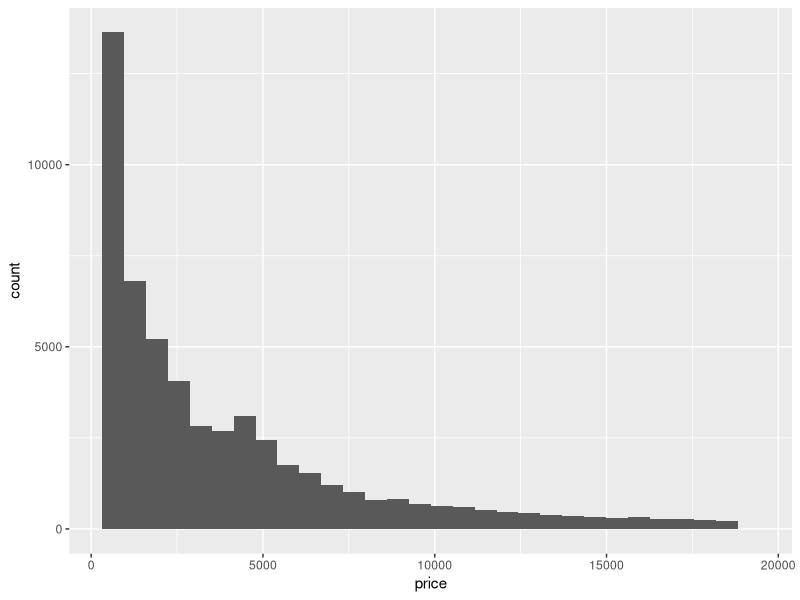
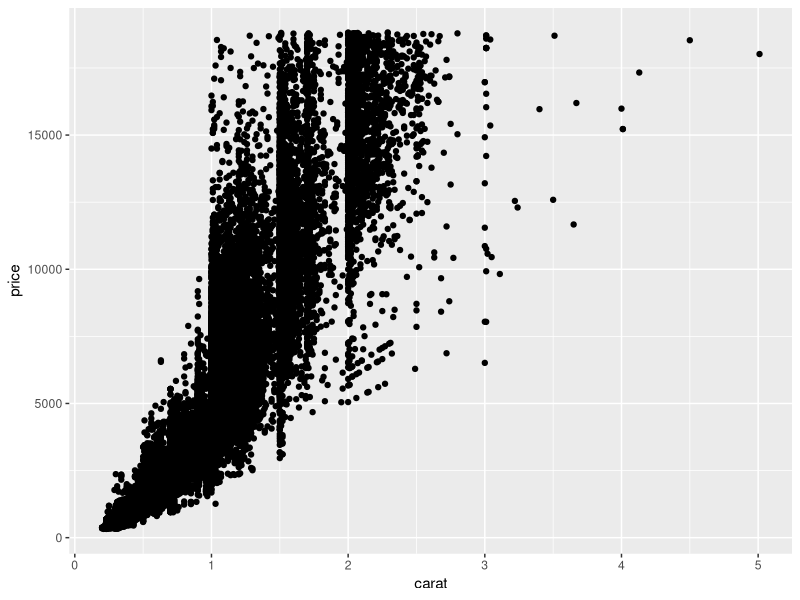
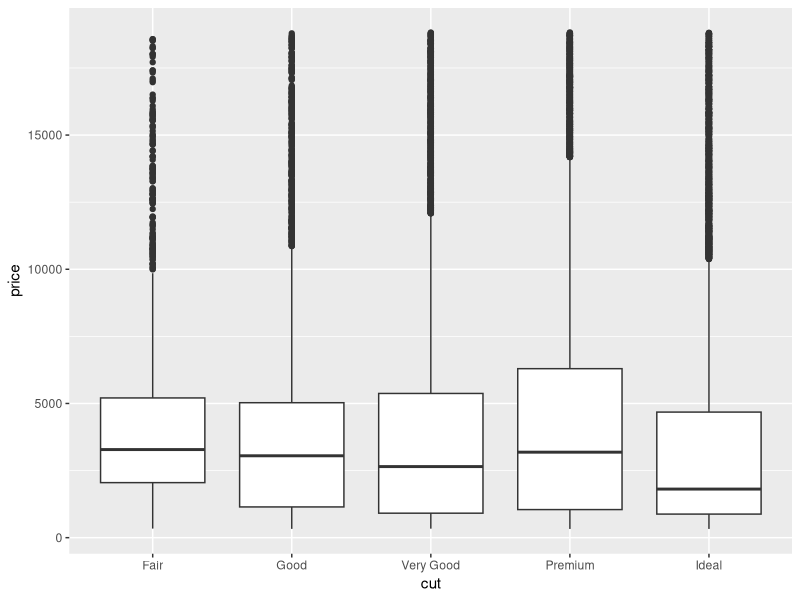
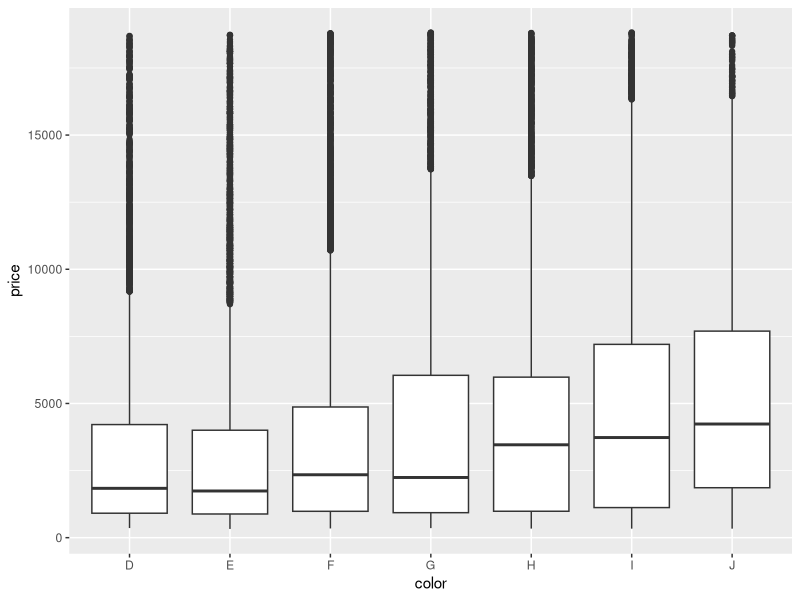
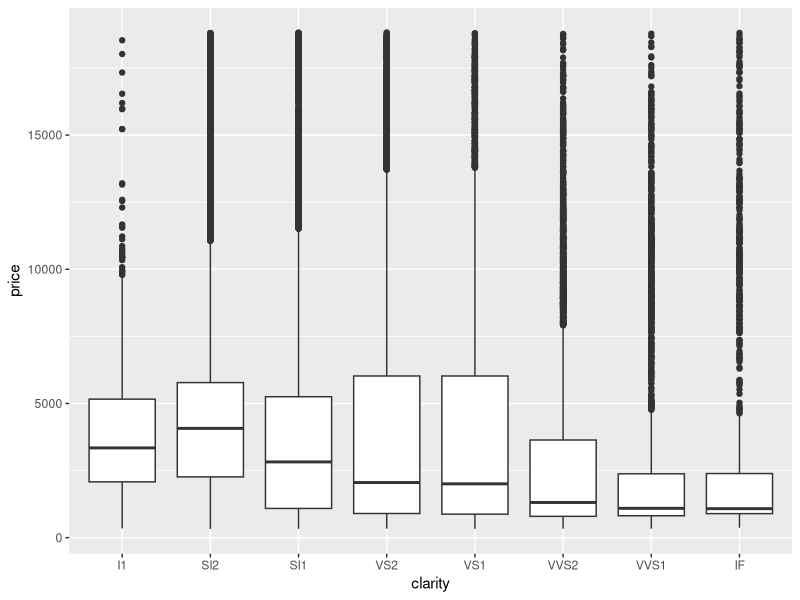
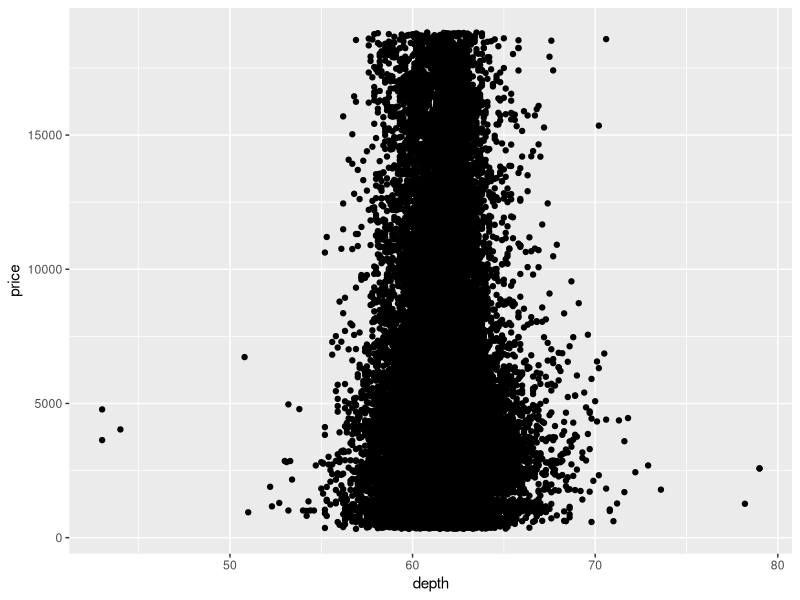
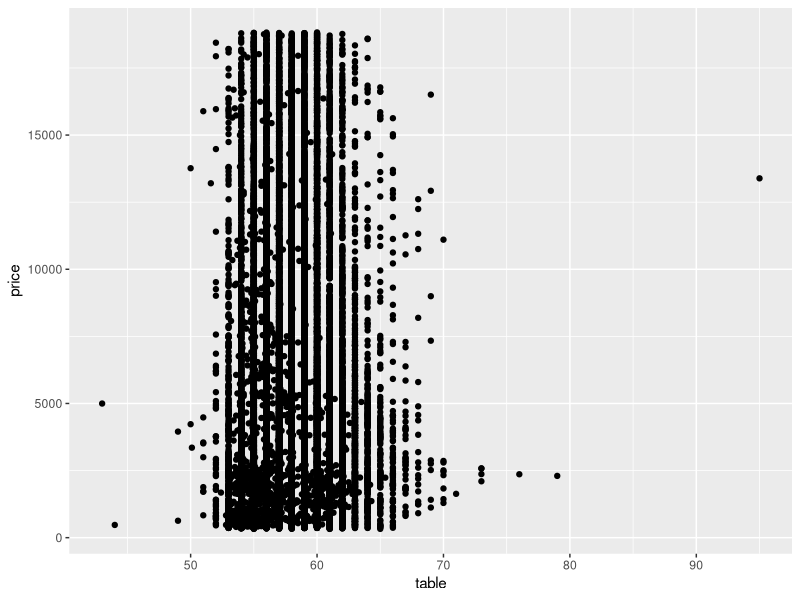
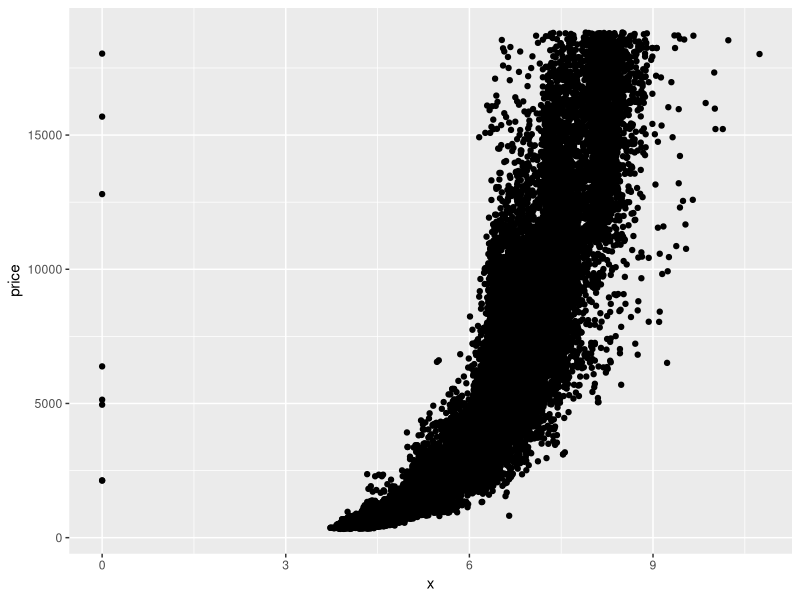

These charts were generated, in order, by the following R code:
## ---- chunk 1
knitr::opts_chunk$set(
  collapse = TRUE,
  comment = "#>"
)
## ---- chunk 2
library(ggplot2)
summary(diamonds)
## ---- chunk 3
ggplot(diamonds, aes(x=price)) + geom_histogram()

ggplot(diamonds, aes(x=carat, y=price)) + geom_point()

ggplot(diamonds, aes(cut, price)) + 
  geom_boxplot()

ggplot(diamonds, aes(color, price)) + 
  geom_boxplot()

ggplot(diamonds, aes(clarity, price)) + 
  geom_boxplot()

ggplot(diamonds, aes(x=depth, y=price)) + geom_point()

ggplot(diamonds, aes(x=table, y=price)) + geom_point()

ggplot(diamonds, aes(x=x, y=price)) + geom_point()

ggplot(diamonds, aes(x=y, y=price)) + geom_point()

ggplot(diamonds, aes(x=z, y=price)) + geom_point()

